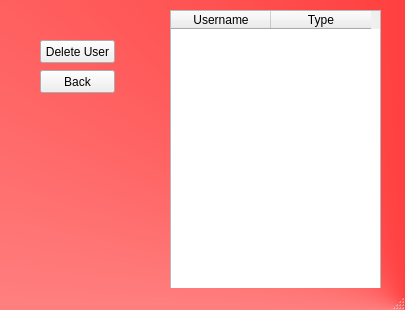
<?xml version="1.0" encoding="UTF-8"?>
<ui version="4.0">
 <class>MainWindow</class>
 <widget class="QMainWindow" name="MainWindow">
  <property name="geometry">
   <rect>
    <x>0</x>
    <y>0</y>
    <width>405</width>
    <height>310</height>
   </rect>
  </property>
  <property name="windowTitle">
   <string>MainWindow</string>
  </property>
  <property name="styleSheet">
   <string notr="true">#MainWindow
{
background-color:qconicalgradient(cx:1, cy:1, angle:0, stop:0 rgba(255, 0, 0, 255), stop:1 rgba(255, 255, 255, 255))
}</string>
  </property>
  <widget class="QWidget" name="centralwidget">
   <widget class="QTableWidget" name="tableWidget">
    <property name="geometry">
     <rect>
      <x>170</x>
      <y>10</y>
      <width>211</width>
      <height>281</height>
     </rect>
    </property>
    <column>
     <property name="text">
      <string>Username</string>
     </property>
    </column>
    <column>
     <property name="text">
      <string>Type</string>
     </property>
    </column>
   </widget>
   <widget class="QPushButton" name="pushButton">
    <property name="geometry">
     <rect>
      <x>40</x>
      <y>40</y>
      <width>75</width>
      <height>23</height>
     </rect>
    </property>
    <property name="text">
     <string>Delete User</string>
    </property>
   </widget>
   <widget class="QPushButton" name="pushButton_2">
    <property name="geometry">
     <rect>
      <x>40</x>
      <y>70</y>
      <width>75</width>
      <height>23</height>
     </rect>
    </property>
    <property name="text">
     <string>Back</string>
    </property>
   </widget>
  </widget>
  <widget class="QMenuBar" name="menubar">
   <property name="geometry">
    <rect>
     <x>0</x>
     <y>0</y>
     <width>405</width>
     <height>21</height>
    </rect>
   </property>
  </widget>
  <widget class="QStatusBar" name="statusbar"/>
 </widget>
 <resources/>
 <connections/>
</ui>
